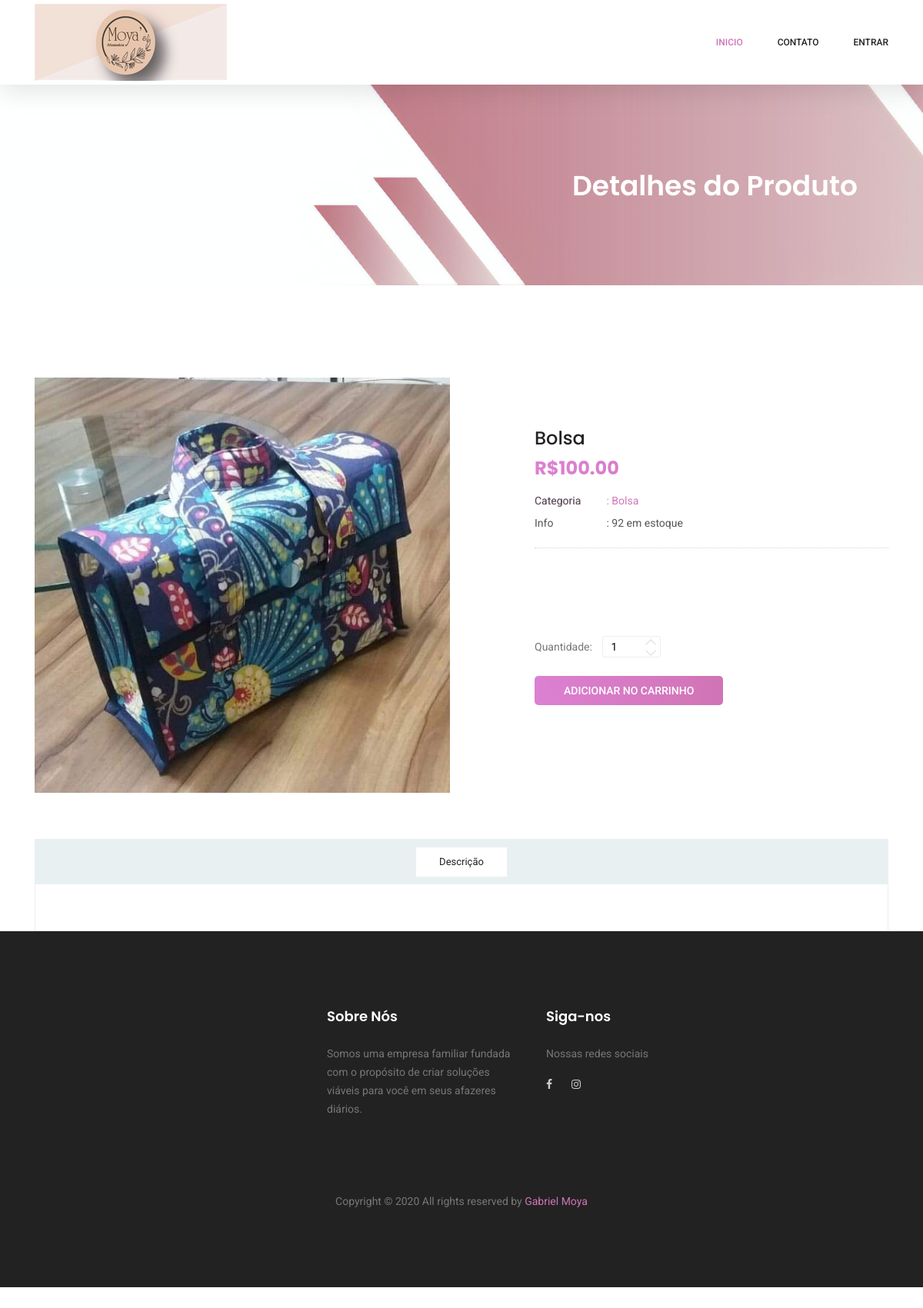
The app's page /produto/1, older data.
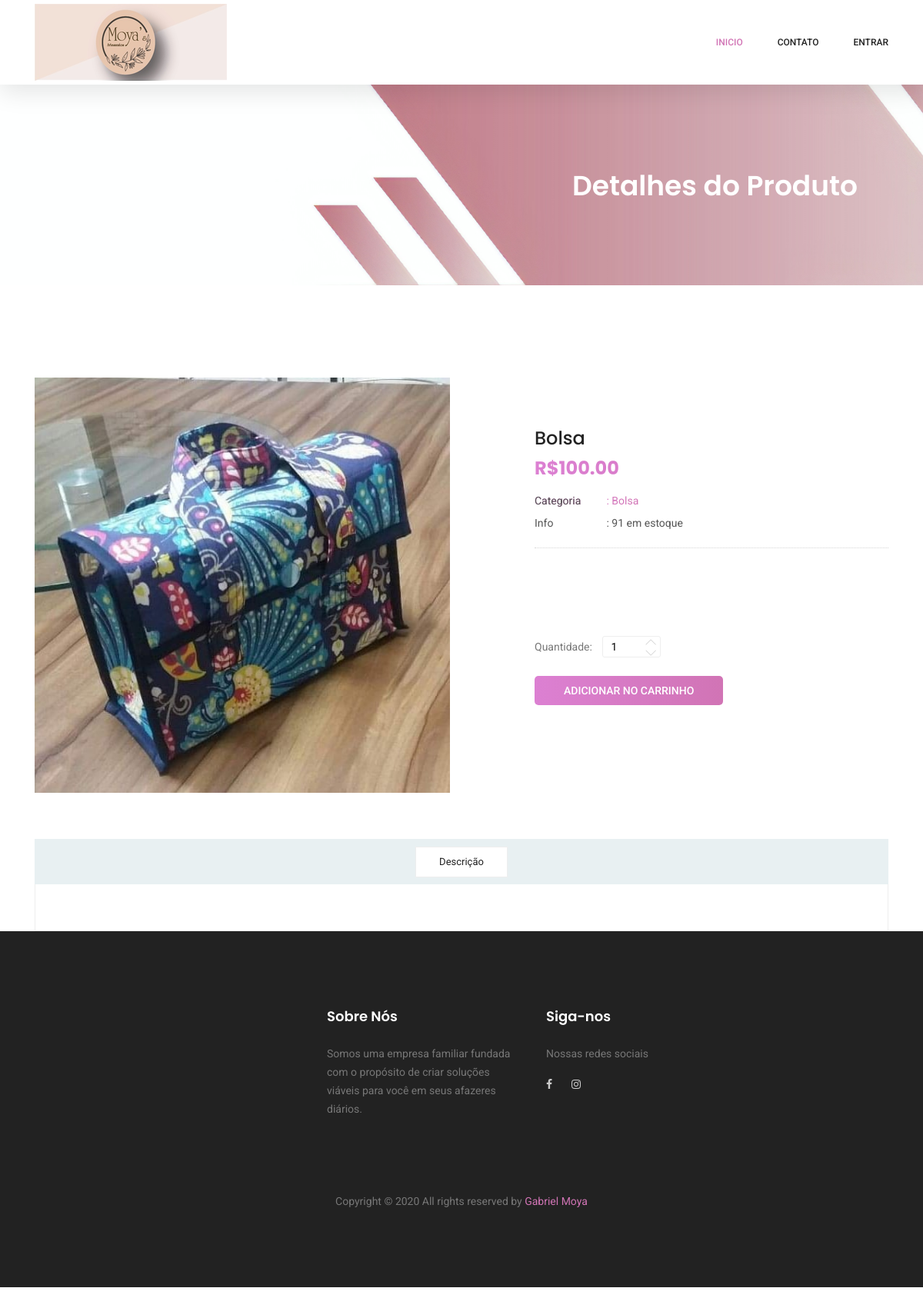
The same page, newer data.
### cadastros/models.py (models this page shows, shortened)
class Produto(models.Model):
    codigo = models.CharField(max_length=100)
    nome = models.CharField(max_length=100)
    descricao = models.CharField(max_length=100)
    estoque = models.IntegerField()
    valorVenda = models.DecimalField(max_digits=50, decimal_places=2)
    imagem = models.ImageField(upload_to="imagens/%Y/%m/%d/", max_length=255, null=True, blank=True)
    categoria = models.ForeignKey(Categoria, on_delete=models.PROTECT)

class Categoria(models.Model):
    nome = models.CharField(max_length=100)
    descricao = models.CharField(max_length=100)

### clientes/views.py (the view)
# urls.py: path('produto/<int:pk>', ProdutoDetailView.as_view(), name="clientes-paginaProduto"),
class ProdutoDetailView(DetailView):
    template_name = "clientes/paginaProduto.html"
    model = Produto

### clientes/templates/clientes/paginaProduto.html (shortened to what this page needs)
{% extends 'clientes/formulario.html' %}
{% load static %}
{%block conteudo%}
    <section class="banner-area organic-breadcrumb">
        <div class="container">
            <div class="breadcrumb-banner d-flex flex-wrap align-items-center justify-content-end">
                <div class="col-first">
                    <h1>Detalhes do Produto</h1>
                </div>
            </div>
        </div>
    </section>
    <div class="product_image_area">
        <div class="container">
            <div class="row s_product_inner">
                <div class="col-lg-6">
                    <div class="s_Product_carousel">
                        <div class="single-prd-item">
                            <img class="img-fluid" src="{{object.imagem.url}}" alt="">
                        </div>
                    </div>
                </div>
                <div class="col-lg-5 offset-lg-1">
                    <div class="s_product_text">
                        <h3>{{object.nome}}</h3>
                        <h2>R${{object.valorVenda}}</h2>
                        <ul class="list">
                            <li><a class="active" href="#"><span>Categoria</span> : {{object.categoria.nome}}</a></li>
                            <li><a href="#"><span>Info</span> : {{object.estoque}} em estoque</a></li>
                        </ul>
                        <p>&nbsp;</p>
                        <div class="product_count">
                            <label for="qty">Quantidade:</label>
                            <input type="text" name="qtde" id="qtde" maxlength="12" value="1" title="Quantidade:"
                                class="input-text qty">
                            <button
                                class="increase items-count btn-mais" type="button"><i class="lnr lnr-chevron-up"></i></button>
                            <button
                                class="reduced items-count btn-menos" type="button"><i class="lnr lnr-chevron-down"></i></button>
                        </div>
                        <div class="card_area d-flex align-items-center">
                            <a class="primary-btn" id="btn-adicionar"
                                href="{% url 'adicionar-produto' produto.pk 1  %}">Adicionar no Carrinho</a>
                        </div>
                    </div>
                </div>
            </div>
        </div>
    </div>
    <section class="product_description_area">
        <div class="container">
            <ul class="nav nav-tabs" id="myTab" role="tablist">
                <li class="nav-item">
                    <a class="nav-link" id="home-tab" data-toggle="tab" href="#home" role="tab" aria-controls="home"
                        aria-selected="true">Descrição</a>
                </li>
            </ul>
            <div class="tab-content" id="myTabContent">
            </div>
        </div>
{% endblock %}

Row changes from the older to the newer data that the page shows:
changed Produto "Bolsa": estoque "92" → "91"
